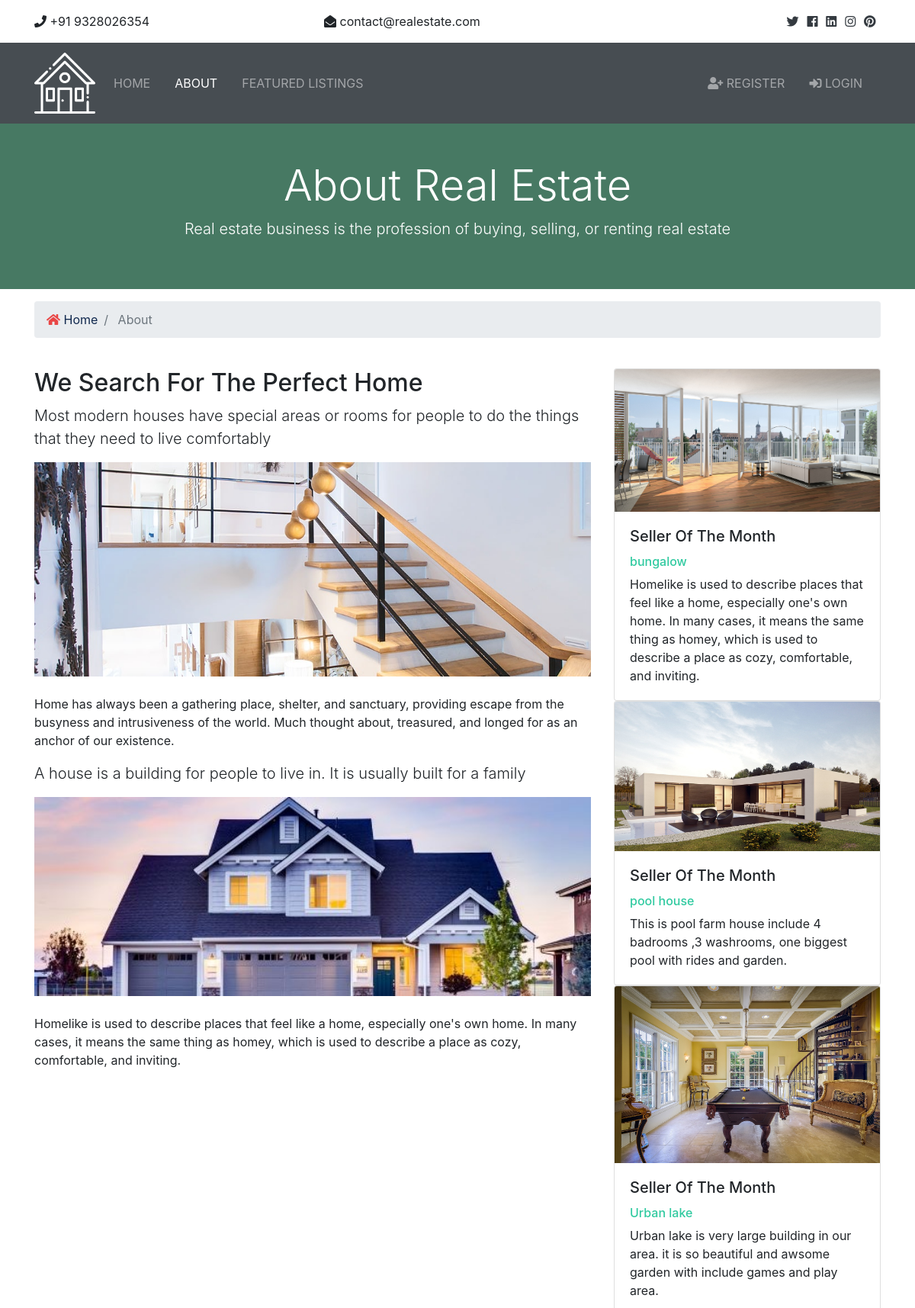
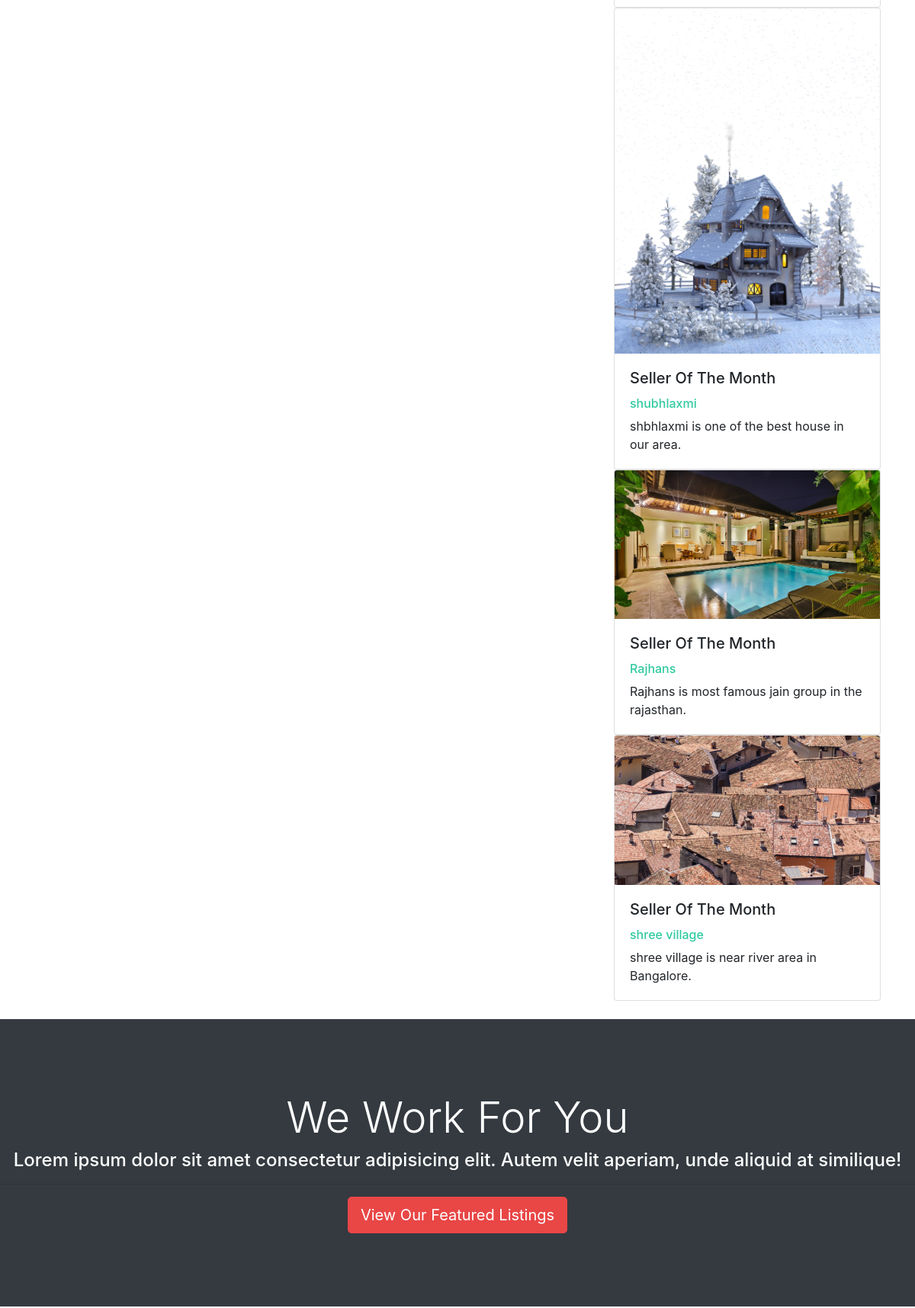
/about (upper part), run on the app's committed database (2 pictures, top to bottom).
### realtors/models.py (models this page shows, shortened)
class Realtor(models.Model):
  name = models.CharField(max_length=200)
  photo = models.ImageField(upload_to='photos/%Y/%m/%d/')
  description = models.TextField(blank=True)
  phone = models.CharField(max_length=20)
  email = models.CharField(max_length=50)
  is_mvp = models.BooleanField(default=False)
  hire_date = models.DateTimeField(default=datetime.now, blank=True)

### pages/views.py (the view)
# urls.py: path('about',views.about,name ='about'),
def about(request):
    realtors = Realtor.objects.order_by('-hire_date')
    mvp_realtors = Realtor.objects.all().filter(is_mvp=True)
    context = {
        'realtors': realtors,
        'mvp_realtors': mvp_realtors
    }
    return render(request, 'pages/about.html', context)

### templates/pages/about.html (shortened to what this page needs)
{% extends 'base.html' %}
{% load static %}
{% block content %}
<section id="showcase-inner" class="py-5 text-white bg-danger">
    <div class="container">
      <div class="row text-center">
        <div class="col-md-12">
          <h1 class="display-4">About Real Estate</h1>
          <p class="lead">Real estate business is the profession of buying, selling, or renting real estate</p>
        </div>
      </div>
    </div>
  </section>
  <section id="bc" class="mt-3">
    <div class="container">
      <nav aria-label="breadcrumb">
        <ol class="breadcrumb">
          <li class="breadcrumb-item">
            <a href="{% url 'index' %}">
              <i class="fas fa-home text-danger"></i> Home</a>
          </li>
          <li class="breadcrumb-item active"> About</li>
        </ol>
      </nav>
    </div>
  </section>
  <section id="about" class="py-4">
    <div class="container">
      <div class="row">
        <div class="col-md-8">
          <h2>We Search For The Perfect Home</h2>
          <p class="lead"> Most modern houses have special areas or rooms for people to do the things that they need to live comfortably</p>
          <img src="{% static 'img/about.jpg' %}" alt="">
          <p class="mt-4">Home has always been a gathering place, shelter, and sanctuary, providing escape from the busyness and intrusiveness of the world. Much thought about, treasured, and longed for as an anchor of our existence.</p>
            <p class="lead">A house is a building for people to live in. It is usually built for a family</p>
          <img src="{% static 'img/showcase.jpg' %}" alt="">
          <p class="mt-4">Homelike is used to describe places that feel like a home, especially one's own home. In many cases, it means the same thing as homey, which is used to describe a place as cozy, comfortable, and inviting.</p>
        </div>
        <div class="col-md-4">
          {% if mvp_realtors %}
            {% for realtor in mvp_realtors %}
            <div class="card">
                <img class="card-img-top" src="{{ realtor.photo.url }}" alt="Seller of the month">
                <div class="card-body">
                  <h5 class="card-title">Seller Of The Month</h5>
                  <h6 class="text-secondary">{{ realtor.name }}</h6>
                  <p class="card-text">{{ realtor.description }}
                  </p>
                </div>
              </div>
            {% endfor %}
          {% endif %}
        </div>
      </div>
    </div>
  </section>
  <section id="work" class="bg-dark text-white text-center">
    <h2 class="display-4">We Work For You</h2>
    <h4>Lorem ipsum dolor sit amet consectetur adipisicing elit. Autem velit aperiam, unde aliquid at similique!</h4>
    <hr>
    <a href="{% url 'listings' %}" class="btn btn-danger text-white btn-lg">View Our Featured Listings</a>
  </section>
{% endblock %}

### realestate/static/css/all.css (style rules this page uses)
.fa, .fas, .far, .fal, .fab { -moz-osx-font-smoothing: grayscale; -webkit-font-smoothing: antialiased; display: inline-block; font-style: normal; font-variant: normal; text-rendering: auto; line-height: 1; }
.fa-home:before { content: "\f015"; }
.fa, .fas { font-family: 'Font Awesome 5 Free'; font-weight: 900; }

### realestate/static/css/style.css (style rules this page uses)
img { width: 100%; }
#showcase-inner { background: url(../img/building.jpg) no-repeat top center fixed/cover; position: relative; overflow: hidden; min-height: 200px; }
#showcase-inner::before { content: ''; position: absolute; top: 0; left: 0; min-height: 100%; width: 100%; background: rgba(32, 134, 107, 0.8); }
#work { padding: 6rem 0; }

### data on the page
Realtor: photo (picture), name "bungalow", description "Homelike is used to describe places that feel like a home, especially one's own home. In many cases, it means the same thing as homey, which is used to describe a place as cozy, comfortable, and inviting."
Realtor: photo (picture), name "pool house", description "This is pool farm house include 4 badrooms ,3 washrooms, one biggest pool with rides and garden."
Realtor: photo (picture), name "Urban lake", description "Urban lake is very large building in our area. it is so beautiful and awsome garden with include games and play area."
Realtor: photo (picture), name "shubhlaxmi", description "shbhlaxmi is one of the best house in our area."
Realtor: photo (picture), name "Rajhans", description "Rajhans is most famous jain group in the rajasthan."
Realtor: photo (picture), name "shree village", description "shree village is near river area in Bangalore."
